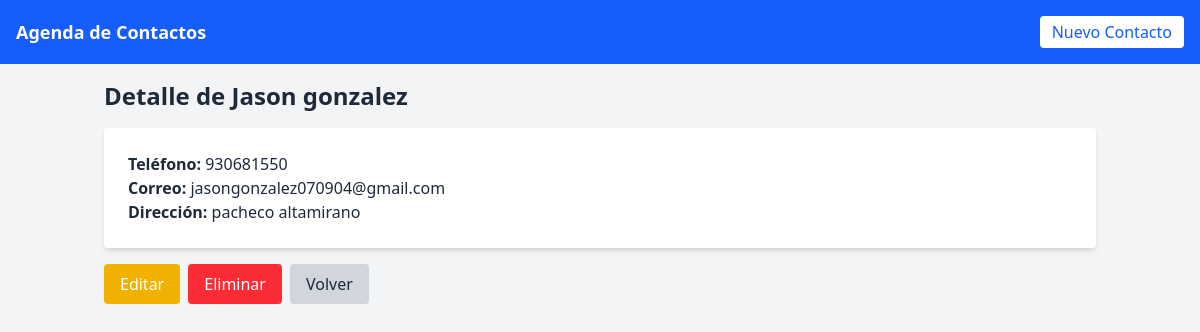
The page /contactos/detalle/5/ on the database its author committed.
### inventario/models.py (models this page shows, shortened)
class Contacto(models.Model):
    nombre = models.CharField(max_length=100)
    telefono = models.CharField(max_length=11)
    correo = models.EmailField()
    direccion = models.TextField()

### inventario/views.py (the view)
# urls.py: path('detalle/<int:id>/', detalle_contacto, name='detalle_contacto'),
def detalle_contacto(request, id):
    contacto = get_object_or_404(Contacto, id=id)
    return render(request, 'inventario/detalle_contacto.html', {'contacto': contacto})

### inventario/templates/inventario/detalle_contacto.html (shortened to what this page needs)
{% extends 'inventario/base.html' %}
{% block content %}
  <h2 class="text-2xl font-bold mb-4">Detalle de {{ contacto.nombre }}</h2>
  <div class="bg-white shadow-md rounded p-6">
    <p><strong>Teléfono:</strong> {{ contacto.telefono }}</p>
    <p><strong>Correo:</strong> {{ contacto.correo }}</p>
    <p><strong>Dirección:</strong> {{ contacto.direccion }}</p>
  </div>
  <div class="mt-4 flex gap-2">
    <a href="{% url 'editar_contacto' contacto.id %}" class="bg-yellow-500 text-white px-4 py-2 rounded hover:bg-yellow-600">Editar</a>
    <a href="{% url 'eliminar_contacto' contacto.id %}" class="bg-red-500 text-white px-4 py-2 rounded hover:bg-red-600">Eliminar</a>
    <a href="{% url 'lista_contactos' %}" class="bg-gray-300 text-gray-800 px-4 py-2 rounded hover:bg-gray-400">Volver</a>
  </div>
{% endblock %}

### rows shown on the page
Contacto: nombre "Jason gonzalez", telefono "930681550", correo "jasongonzalez070904@gmail.com", direccion "pacheco altamirano"
